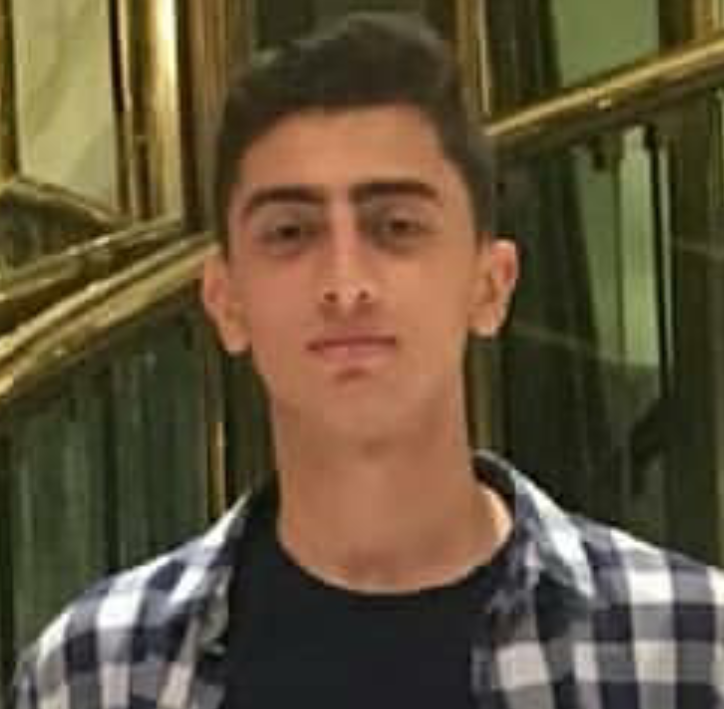
#> input picture photos/me1.png, 724 x 709 px
$ python main.py --input_path ../photos/me1.png
#> lines starting #> are read from the running program, lines starting #| are printed output that depends on the picture
### src/converto.py
import numpy as np


class ImageEncoder:
    def __init__(self, fringe: int = 10):
        '''
        Initialized the ImageaEncoder Class

        Parameters
        ----------
        fringe: int, represents the range of pixels that will
            be considered alike.
        '''
        self.map = self.__genMap(fringe=fringe)

    def convertImage(self, img: np.array, out_filename: str = 'img_enc_gen.txt'):
        '''
        Converts the image into an ASCII representation

        Parameters:
        -----------
        img : np.array represents the input image
        out_filename: str, represents the filename output
        '''
        # make sure that img is 2d array
        assert(len(img.shape) == 2)

        h, w = img.shape

        with open(out_filename, mode='w+') as f:
            for y in range(h):
                for x in range(w):
                    val = int(img[y, x])
                    f.write(self.map[val])
                    f.write(f'{chr(32)+chr(32)}')
                f.write('\n')

        print("Successful")

    def __genMap(self, fringe: int, start_ASCII=33) -> list:
        '''
        Generates a random table for the image to encode
        using ASCII Characters

        Parameters
        ----------
        fringe : int
            represents the sequence of characters that will be treated
            the same
        start_ascii: int Default=33 (empirical choice)
            represents the starting ASCII code to be used

        Returns
        -------
        map : List
            map of ASCII Encodings
        '''
        # generate characters for every fringe
        MAX_IMG_VALUE = 255
        n_chars = MAX_IMG_VALUE//fringe
        ASCII_map = []

        for i in range(0, MAX_IMG_VALUE+1):
            ASCII_map.append(chr(start_ASCII))

            # if the fringe size is met then change the ASCII value
            if not i % fringe:
                start_ASCII += 1

        # return the map (Note that this is irreversible operation)
        return ASCII_map

### src/main.py
import os
import argparse

import numpy as np
import matplotlib.pyplot as plt


from converto import ImageEncoder


def downGradeImageResolution(img: np.array, factor: int = 10) -> np.array:
    f'''
    Downgrades the image resolution by the given factor
    this operation is important to reduce the size of the output file
    (to make it more visible)

    Parameters
    ----------
    img : np.array of dimensions M x N (must be 2D)
        represents the input image
    factor: int Default=10
        represents the downgrade factor of the resolution

    Returns
    -------
    new_img : np.array
        represents the downgraded image by factor={factor}

    Notes
    -----
    It is adviced to play with the factor to keep the resolution of the
    output image with in less than 180 x 180
    '''
    # check that the array is 2 dimensional
    assert(len(img.shape) == 2)

    h, w = img.shape
    new_img = []

    for y in range(0, h, factor):
        row = []
        for x in range(0, w, factor):
            row.append(img[y][x])
        new_img.append(row)

    new_img = np.array(new_img)

    return new_img


def quantize(img: np.array) -> np.array:
    '''
    Quantizes the image by converting the image
    from [0-1] scale to [0-255] scale

    Parameters
    ----------
    img: np.array representing the dequantized image

    Returns: np.array representing the quantized image
    '''
    # check that the array is 2 dimensional
    assert(len(img.shape) == 2)

    MAX_IMG_RESOLUTION = 2**8-1

    return np.floor(img*MAX_IMG_RESOLUTION)


def main():
    '''
    main code goes here

    How to use
    ----------
    type the following in yout terminal with replacing:
        $(YourImgPath) with your image path
        $(f_value) with the desired fringe value (defualt=10)
        $(dg_value) with the desired downgrade value (defualt=8)
    $(python main.py --input_path "YourImgPath" --fringe f_value --downgrade_factor dg_value)

    The results will be found in the outputs directory of the working directory

    NOTE
    It is adviced to use VScode or a code editors interface to view the output ASCII image
    as it is a .txt file (as other code editors may alter the space between ASCII characters)
    '''
    # directory of outputs
    cwd = os.getcwd()
    OUTPUT_DIR_PATH = os.path.join(cwd, 'outputs')
    if not os.path.isdir(OUTPUT_DIR_PATH):
        os.mkdir(OUTPUT_DIR_PATH)

    # argparser
    parser = argparse.ArgumentParser(
        description="Convert image to ASCII represented image")
    parser.add_argument("--input_path", metavar='-i ',
                        type=str, help='input image path')
    parser.add_argument("--fringe", metavar='-f', type=int,
                        help='range of pixels that will be treated alike', default=10)
    parser.add_argument("--downgrade_factor", metavar='-df',
                        type=int, help='downgrade factor of the imaeg resolution', default=8)

    # constants
    args = vars(parser.parse_args())

    IMG_FILE = args['input_path']
    FRINGE = args['fringe']
    RES_DOWNGRADE_FACTOR = args['downgrade_factor']
    OUT_IMG_FILE = os.path.join(OUTPUT_DIR_PATH, IMG_FILE.split('\\')[-1]
                                .split('.')[0]+'_encoded_out.txt')

    img = plt.imread(IMG_FILE)[:, :, 0]  # only deal with grayscale level
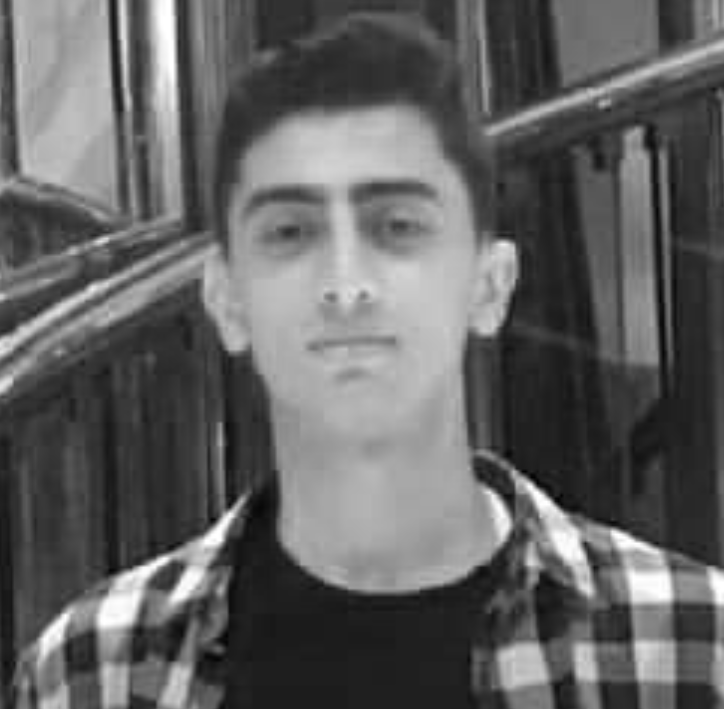
#> img: shape (709, 724) float32; min 0.00392, max 1, mean 0.382
    print(img.shape)
#| (709, 724)
    encoder = ImageEncoder(FRINGE)

    # downgrade image resolution
    down_graded_img = downGradeImageResolution(
        img, factor=RES_DOWNGRADE_FACTOR)
#> after the loop in downGradeImageResolution, `for y in range(0, h, factor):`: new_img = 89 items
#> in downGradeImageResolution, `new_img = np.array(new_img)`:
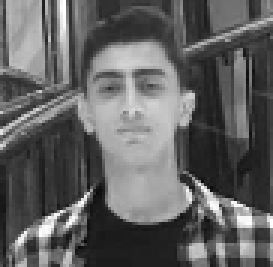
#> new_img: shape (89, 91) float32 (shown 3 times larger); min 0.0392, max 1, mean 0.382

    # quantize image
    down_graded_img = quantize(down_graded_img)
    print(down_graded_img.shape)
#| (89, 91)
    # converting image
    encoder.convertImage(down_graded_img, out_filename=OUT_IMG_FILE)


if __name__ == "__main__":
    main()
